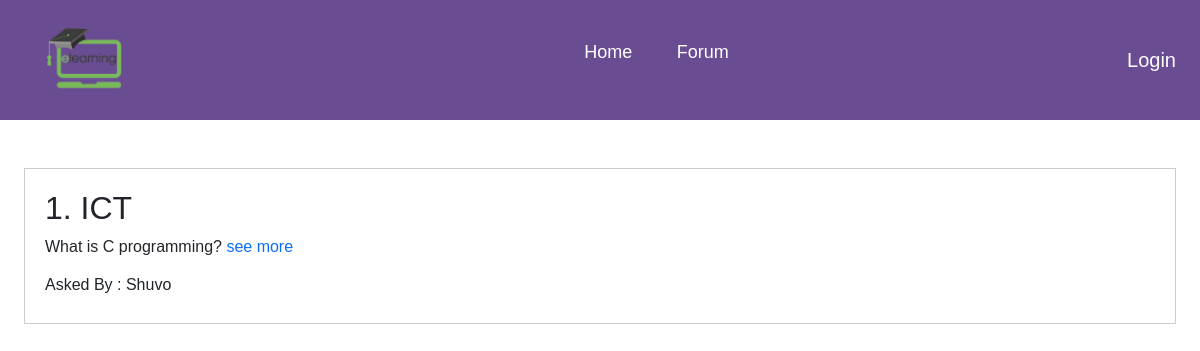
The app's page /forum/ with its own data.
### learner/models.py (models this page shows, shortened)
class AskedQuestion(models.Model):
    learner = models.ForeignKey(LearnerProfile, on_delete=models.CASCADE)
    subject = models.CharField(max_length=255)
    description = models.TextField()

### account/models.py (models this page shows, shortened)
class LearnerProfile(models.Model):
    class_6 = "6"
    class_7 = "7"
    class_8 = "8"
    class_9 = "9"
    class_10 = "10"
    class_11 = "11"
    class_12 = "12"
    class_choice = [
        (class_6, "Six"),
        (class_7, "Seven"),
        (class_8, "Eight"),
        (class_9, "Nine"),
        (class_10, "Ten"),
        (class_11, "Eleven"),
        (class_12, "Twelve"),
    ]
    user = models.OneToOneField(
        User, on_delete=models.CASCADE, related_name="learner_profile"
    )
    profile_image = models.ImageField(upload_to="learner_image")
    full_name = models.CharField(max_length=20, null=True, blank=True)
    study_in = models.CharField(
        max_length=2, choices=class_choice, null=True, blank=True
    )
    insti_name = models.CharField(max_length=100, null=True, blank=True)
    phone_no = models.CharField(max_length=100, null=True, blank=True)
    date_of_birth = models.DateField(null=True, blank=True)
    join_date = models.DateField(auto_now_add=True)
    update_at = models.DateTimeField(auto_now=True)

### learner/views.py (the view)
# urls.py: path('forum/', views.show_question, name='forum'),
def show_question(request):
    allquestion = AskedQuestion.objects.all().order_by("-id")
    return render(request, "learner/forum.html", context={"allquestion": allquestion})

### learner/templatetags/custom_filters.py (called while the page is built)
@register.filter
def range_filter(value):
    if len(value)<300:
        return value
    return value[0:300]+'   - - - - - - - - - - - -- - - - -'

### templates/learner/forum.html (shortened to what this page needs)
{% extends 'base.html' %}
{% load custom_filters %}
{% block content %}
<div class="row mx-4">
  {% for question in allquestion %}
  <div class="col-12 article">
    <div class="row">
      <div class="col-10">
        <h2>{{forloop.counter}}. {{question.subject}}</h2>
        <p>
          {{question.description|range_filter}}
          <a
            href="{% url 'question_details' pk=question.pk%}"
            class="text-decoration-none"
            >see more</a
          >
        </p>
        <h6>Asked By : {{question.learner.full_name}}</h6>
      </div>
    </div>
    {% endfor %}
  </div>
  {% endblock content %}

### static/style/style.css (style rules this page uses)
* { margin: 0; padding: 0; box-sizing: border-box; font-family: Arial, Helvetica, sans-serif; }
body { width: 100%; }
html { scroll-behavior: smooth; }
.article { border: 1px solid #ccc; margin-bottom: 20px; padding: 20px; transition: all 0.5s; }

### records on screen
AskedQuestion: subject "ICT", description|range_filter "What is C programming?", learner.full_name "Shuvo"
